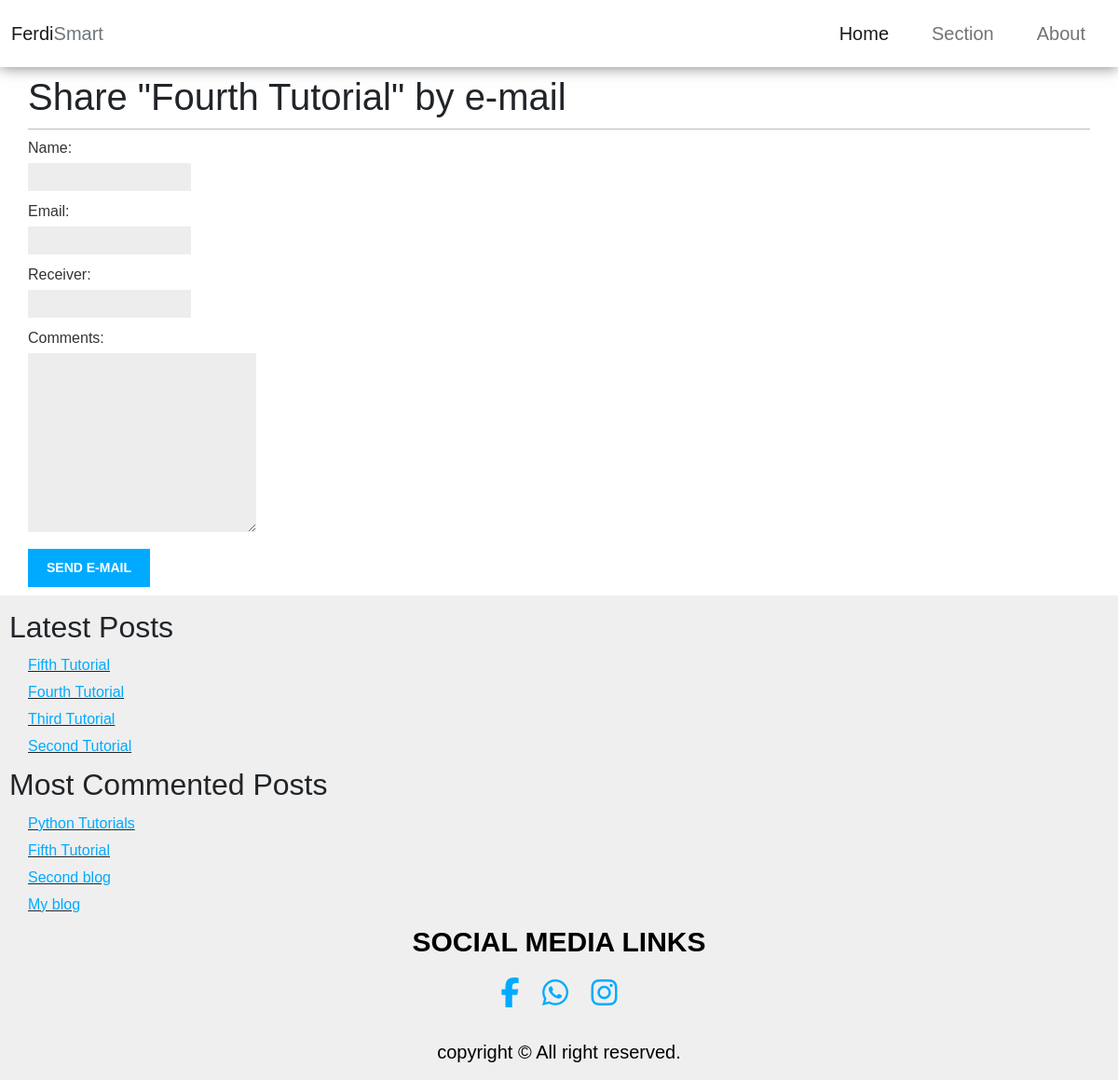
/blog/11/share/, run on the app's committed database.
### blog/models.py (models this page shows, shortened)
class Post(models.Model):
  STATUS_CHOICES = (
      ('draft', 'Draft'),
      ('published', 'Published')
  )
  title = models.CharField(max_length=250)
  slug = models.SlugField(max_length=250, unique_for_date='publish')
  author = models.ForeignKey(User, on_delete=models.CASCADE, related_name='blog_posts')
  body =models.TextField()
  publish = models.DateTimeField(default=timezone.now)
  created = models.DateTimeField(auto_now_add=True)
  updated = models.DateTimeField(auto_now=True)
  status = models.CharField(max_length=10, choices=STATUS_CHOICES, default='draft')
  class Meta:
    ordering = ('-publish',)
  objects = models.Manager()
  Published = PublishedManager()
  def get_absolute_url(self):
    return reverse('blog:post_details', args=[self.slug])

### blog/views.py (the view)
# urls.py: path('<int:post_id>/share/', views.post_share, name='post_share')
def post_share(request, post_id):
  post = get_object_or_404(Post, id=post_id, status='published')
  sent = False
  if request.method == 'POST':
    form = EmailPostForm(request.POST)
    if form.is_valid():
      cd=form.cleaned_data
      post_url = request.build_absolute_uri(post.get_absolute_url())
      subject = f"{cd['name']} recommends you read" \
                f"{post.title}"
      message = f"Read {post.title} at {post_url}\n\n" \
                f"{cd['name']}\'s comments: {cd['comments']}"
      send_mail(subject, message, 'admin@myblog.com', [cd['receiver']])
      sent = True
      messages.success(request, f"E-mail sent to {cd['receiver']} Successfully")
      return redirect(reverse('blog:post_details', args=[post.slug]))
  else:
    form = EmailPostForm()
  return render(request, 'blog/post/share.html', {'post': post, 'form': form, 'sent': sent})

### blog/forms.py
class EmailPostForm(forms.Form):
  name = forms.CharField(max_length=25)
  email = forms.EmailField()
  receiver = forms.EmailField()
  comments = forms.CharField(required=False, widget=forms.Textarea(attrs={'rows':10, 'cols':30}))

### blog/models.py (called while the page is built)
  def get_queryset(self):
    return super(PublishedManager, self).get_queryset()\
       .filter(status='published')

### blog/templatetags/blog_tags.py (called while the page is built)
@register.inclusion_tag('blog/post/latest_posts.html')
def show_latest_post(count=5):
  latest_posts = Post.Published.order_by('-publish')[:count]
  return {'latest_posts': latest_posts}

@register.simple_tag
def get_most_commented_posts(count=5):
  return Post.Published.annotate(total_comments=Count('comment')).order_by('-total_comments')[:count]

### blog/templates/blog/post/share.html (shortened to what this page needs)
{% extends 'blog/base.html' %}
{% block content %}
  <h1>Share "{{post.title}}" by e-mail</h1>
  <form method="post">
    {% for field in form %}
    <div>
      {{ field.label_tag }} {{ field }}
    </div>
    {% endfor %}
    <input type="submit" value="Send e-mail">
  </form>
{% endblock %}

### blog/templates/blog/base.html (shortened to what this page needs)
{% load static %}
{% load blog_tags %}
<!DOCTYPE html>
<html>
  <head>
    <link href="{% static "css/style.css" %}" rel="stylesheet">
    <link href="https://cdn.jsdelivr.net/npm/bootstrap@5.1.3/dist/css/bootstrap.min.css" rel="stylesheet">
  </head>
  <body>
    <nav class="navbar navbar-expand-sm bg-white navbar-light fixed-top" style="box-shadow:0 0 15px 0 #777">
  <div class="container-fluid">
    <a class="navbar-brand" href="#">Ferdi<span class="text-muted" >Smart</span></a>
    <div class="collapse navbar-collapse justify-content-sm-end" id="collapsibleNavbar">
      <ul class="navbar-nav fs-5 fw-normal" >
        <li class="nav-item ">
          <a class="nav-link active " href="{% url "blog:post_list" %}">Home</a>
        </li>
        <li class="nav-item">
          <a class="nav-link" href="#">Section</a>
        </li>
        <li class="nav-item">
          <a class="nav-link" href="#">About</a>
        </li>
      </ul>
    </div>
  </div>
</nav>
    <div class="content">
      {% block content %}
      {% endblock %}
    </div>
    <div class="sidebar">
      <h2>Latest Posts</h3>
      {% show_latest_post 4 %}
      <h2>Most Commented Posts</h2>
      {% get_most_commented_posts 4 as most_commented_posts %}
      <ul>
        {% for post in most_commented_posts %}
        <li class="li">
          <a class="link" href="{{ post.get_absolute_url }}">{{ post.title }}</a>
        </li>
        {% endfor %}
      </ul>
        <div class="social">
           <p>SOCIAL MEDIA LINKS</p>
           <a class="link" href="https://www.facebook.com/profile.php?id=100077376138673" ><i class="fa-brands fa-facebook-f fa-2x"></i></a>
            <a class="link" href="https://wa.link/q54he2" ><i class="fa-brands fa-whatsapp fa-2x"></i></a>
            <a class="link" href="#instagram" ><i class="fa-brands fa-instagram fa-2x"></i></a>
         </div>
         <div class="footer-copyright" >
             <div>
                copyright © All right reserved.
             </div>
         </div>
    </div>
  </body>
</html>

### blog/templates/blog/post/latest_posts.html
<ul>
  {% for post in latest_posts %}
    <li class="li">
      <a class="link" href="{{ post.get_absolute_url }}">{{ post.title }}</a>
    </li>
  {% endfor %}
</ul>

### blog/templates/blog/base.html (style rules this page uses)
body { margin:0; padding:0; font-family:helvetica, sans-serif; }
.link { color:#00abff; text-decoration:none; }
h1 { font-weight:normal; border-bottom:1px solid #bbb; padding:0 0 10px 0; }
h2 { font-weight:normal; margin:10px 0 ; }
.content { padding:0 30px; margin-top: 80px; }
.sidebar { margin-top: 500px; padding:5px 10px; background:#efefef; height: auto; }
ul { margin: 0; padding: 0; list-style-type: none; }
li { margin: 5px 15px 5px; }
.li { margin: 5px 20px 5px; text-decoration: underline; }
label { float:left; clear:both; color:#333; margin-bottom:4px; }
input, textarea { clear:both; float:left; margin:0 0 10px; background:#ededed; border:0; padding:6px 10px; font-size:12px; }
input[type=submit] { font-weight:bold; background:#00abff; color:#fff; padding:10px 20px; font-size:14px; margin-top: 8px; text-transform:uppercase; }
.social { text-align: center; }
.social p { font-size:30px; color:#000; text-align:center; font-weight:bold; }
.social a { margin:10px; }
.sidebar .footer-copyright { text-align:center; padding:10px; margin-top: 20px; }
.sidebar .footer-copyright div { color:#000; font-size:20px; }

### data on the page
Post: title "Fourth Tutorial"
Post: title "Fifth Tutorial"
Post: title "Third Tutorial"
Post: title "Second Tutorial"
Post: title "Python Tutorials"
Post: title "Second blog"
Post: title "My blog"

### other printed values
{{ field.label_tag }} "Name:" "Email:" "Receiver:" "Comments:"
